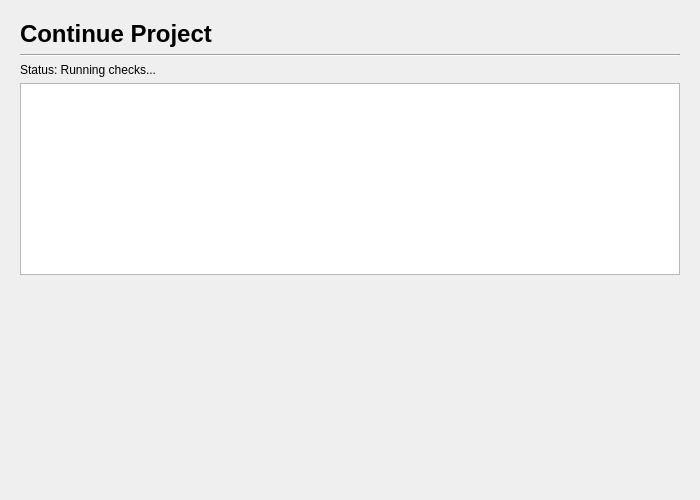
<?xml version="1.0" encoding="UTF-8"?>
<ui version="4.0">
 <class>PreflightCheckPage</class>
 <widget class="QWidget" name="PreflightCheckPage">
  <property name="geometry">
   <rect>
    <x>0</x>
    <y>0</y>
    <width>700</width>
    <height>500</height>
   </rect>
  </property>
  <property name="windowTitle">
   <string>Form</string>
  </property>
  <layout class="QVBoxLayout" name="verticalLayout">
   <property name="leftMargin">
    <number>20</number>
   </property>
   <property name="topMargin">
    <number>20</number>
   </property>
   <property name="rightMargin">
    <number>20</number>
   </property>
   <property name="bottomMargin">
    <number>20</number>
   </property>
   <item>
    <widget class="QLabel" name="headerLabel">
     <property name="text">
      <string>Continue Project</string>
     </property>
     <property name="styleSheet">
      <string notr="true">font-size: 18pt; font-weight: bold;</string>
     </property>
    </widget>
   </item>
   <item>
    <widget class="Line" name="line">
     <property name="orientation">
      <enum>Qt::Horizontal</enum>
     </property>
    </widget>
   </item>
   <item>
    <widget class="QLabel" name="statusLabel">
     <property name="text">
      <string>Status: Running checks...</string>
     </property>
     <property name="wordWrap">
      <bool>true</bool>
     </property>
    </widget>
   </item>
   <item>
    <widget class="QTextEdit" name="detailsTextEdit">
     <property name="readOnly">
      <bool>true</bool>
     </property>
    </widget>
   </item>
   <item>
    <widget class="QStackedWidget" name="actionStackedWidget">
     <widget class="QWidget" name="loadingPage"/>
     <widget class="QWidget" name="successPage">
      <layout class="QHBoxLayout" name="horizontalLayout">
       <item>
        <widget class="QPushButton" name="proceedButton">
         <property name="text">
          <string>Proceed to Project</string>
         </property>
        </widget>
       </item>
       <item>
        <spacer name="horizontalSpacer">
         <property name="orientation">
          <enum>Qt::Horizontal</enum>
         </property>
        </spacer>
       </item>
      </layout>
     </widget>
     <widget class="QWidget" name="stateDriftPage">
      <layout class="QVBoxLayout" name="verticalLayout_2">
       <item>
        <widget class="QLabel" name="stateDriftLabel">
         <property name="text">
          <string>&lt;b&gt;Action Required:&lt;/b&gt; To prevent conflicts, please resolve the state of the repository.</string>
         </property>
         <property name="wordWrap">
          <bool>true</bool>
         </property>
        </widget>
       </item>
       <item>
        <layout class="QGridLayout" name="gridLayout">
         <item row="0" column="0">
          <widget class="QPushButton" name="continueButton">
           <property name="text">
            <string>Continue Project</string>
           </property>
          </widget>
         </item>
         <item row="0" column="1">
          <widget class="QLabel" name="continueLabel">
           <property name="text">
            <string>(Primary option: Stages and commits all uncommitted changes, then resumes the project. Use this after a manual fix.)</string>
           </property>
           <property name="wordWrap">
            <bool>true</bool>
           </property>
          </widget>
         </item>
         <item row="1" column="0">
          <widget class="QPushButton" name="manualResolveButton">
           <property name="text">
            <string>I Will Resolve Manually</string>
           </property>
          </widget>
         </item>
         <item row="0" column="1">
          <widget class="QLabel" name="manualResolveLabel">
           <property name="text">
            <string>(Closes the project and returns to the main screen. You can then use external tools like 'git commit' before reloading.)</string>
           </property>
           <property name="wordWrap">
            <bool>true</bool>
           </property>
          </widget>
         </item>
         <item row="2" column="0">
          <widget class="QPushButton" name="discardButton">
           <property name="text">
            <string>Discard All Uncommitted Changes</string>
           </property>
          </widget>
         </item>
         <item row="1" column="1">
          <widget class="QLabel" name="discardLabel">
           <property name="text">
            <string>(Deletes all local changes that have not been committed to Git. This action cannot be undone.)</string>
           </property>
           <property name="wordWrap">
            <bool>true</bool>
           </property>
          </widget>
         </item>
        </layout>
       </item>
      </layout>
     </widget>
     <widget class="QWidget" name="errorPage">
      <layout class="QHBoxLayout" name="horizontalLayout_3">
       <item>
        <widget class="QPushButton" name="backButton">
         <property name="text">
          <string>&lt;-- Back to Project List</string>
         </property>
        </widget>
       </item>
       <item>
        <spacer name="horizontalSpacer_2">
         <property name="orientation">
          <enum>Qt::Horizontal</enum>
         </property>
        </spacer>
       </item>
      </layout>
     </widget>
    </widget>
   </item>
   <item>
    <spacer name="verticalSpacer">
     <property name="orientation">
      <enum>Qt::Vertical</enum>
     </property>
    </spacer>
   </item>
  </layout>
 </widget>
 <resources/>
 <connections/>
</ui>
